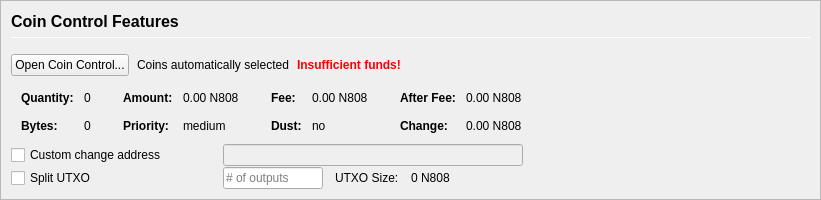
         <widget class="QFrame" name="frameCoinControl">
          <property name="sizePolicy">
           <sizepolicy hsizetype="Expanding" vsizetype="Expanding">
            <horstretch>0</horstretch>
            <verstretch>0</verstretch>
           </sizepolicy>
          </property>
          <property name="maximumSize">
           <size>
            <width>16777215</width>
            <height>16777215</height>
           </size>
          </property>
          <property name="frameShape">
           <enum>QFrame::StyledPanel</enum>
          </property>
          <property name="frameShadow">
           <enum>QFrame::Sunken</enum>
          </property>
          <layout class="QVBoxLayout" name="verticalLayoutCoinControl2">
           <property name="spacing">
            <number>0</number>
           </property>
           <property name="leftMargin">
            <number>0</number>
           </property>
           <property name="topMargin">
            <number>0</number>
           </property>
           <property name="rightMargin">
            <number>0</number>
           </property>
           <property name="bottomMargin">
            <number>0</number>
           </property>
           <item>
            <widget class="QFrame" name="frameCoinControl_BG">
             <layout class="QVBoxLayout" name="verticalLayoutCoinControl" stretch="0,0,0,0,0,0">
              <property name="spacing">
               <number>1</number>
              </property>
              <property name="leftMargin">
               <number>10</number>
              </property>
              <property name="topMargin">
               <number>10</number>
              </property>
              <item>
               <layout class="QHBoxLayout" name="horizontalLayoutCoinControl1">
                <property name="bottomMargin">
                 <number>15</number>
                </property>
                <item>
                 <layout class="QVBoxLayout" name="verticalLayout_3">
                  <property name="spacing">
                   <number>6</number>
                  </property>
                  <item>
                   <widget class="QLabel" name="labelCoinControlFeatures">
                    <property name="sizePolicy">
                     <sizepolicy hsizetype="Preferred" vsizetype="Maximum">
                      <horstretch>0</horstretch>
                      <verstretch>0</verstretch>
                     </sizepolicy>
                    </property>
                    <property name="minimumSize">
                     <size>
                      <width>0</width>
                      <height>20</height>
                     </size>
                    </property>
                    <property name="font">
                     <font>
                      <pointsize>12</pointsize>
                      <weight>75</weight>
                      <bold>true</bold>
                     </font>
                    </property>
                    <property name="styleSheet">
                     <string notr="true">font-weight:bold;</string>
                    </property>
                    <property name="text">
                     <string>Coin Control Features</string>
                    </property>
                   </widget>
                  </item>
                  <item>
                   <widget class="Line" name="line">
                    <property name="minimumSize">
                     <size>
                      <width>0</width>
                      <height>1</height>
                     </size>
                    </property>
                    <property name="maximumSize">
                     <size>
                      <width>16777215</width>
                      <height>1</height>
                     </size>
                    </property>
                    <property name="orientation">
                     <enum>Qt::Horizontal</enum>
                    </property>
                   </widget>
                  </item>
                 </layout>
                </item>
               </layout>
              </item>
              <item>
               <layout class="QHBoxLayout" name="horizontalLayoutCoinControl2" stretch="0,0,0,0">
                <property name="spacing">
                 <number>8</number>
                </property>
                <property name="bottomMargin">
                 <number>10</number>
                </property>
                <item>
                 <widget class="QPushButton" name="pushButtonCoinControl">
                  <property name="styleSheet">
                   <string notr="true"/>
                  </property>
                  <property name="text">
                   <string>Open Coin Control...</string>
                  </property>
                  <property name="autoDefault">
                   <bool>false</bool>
                  </property>
                 </widget>
                </item>
                <item>
                 <widget class="QLabel" name="labelCoinControlAutomaticallySelected">
                  <property name="text">
                   <string>Coins automatically selected</string>
                  </property>
                  <property name="margin">
                   <number>5</number>
                  </property>
                 </widget>
                </item>
                <item>
                 <widget class="QLabel" name="labelCoinControlInsuffFunds">
                  <property name="font">
                   <font>
                    <weight>75</weight>
                    <bold>true</bold>
                   </font>
                  </property>
                  <property name="styleSheet">
                   <string notr="true">color:red;font-weight:bold;</string>
                  </property>
                  <property name="text">
                   <string>Insufficient funds!</string>
                  </property>
                  <property name="margin">
                   <number>5</number>
                  </property>
                 </widget>
                </item>
                <item>
                 <spacer name="horizontalSpacerCoinControl">
                  <property name="orientation">
                   <enum>Qt::Horizontal</enum>
                  </property>
                  <property name="sizeHint" stdset="0">
                   <size>
                    <width>40</width>
                    <height>1</height>
                   </size>
                  </property>
                 </spacer>
                </item>
               </layout>
              </item>
              <item>
               <widget class="QWidget" name="widgetCoinControl" native="true">
                <property name="sizePolicy">
                 <sizepolicy hsizetype="Preferred" vsizetype="Preferred">
                  <horstretch>0</horstretch>
                  <verstretch>0</verstretch>
                 </sizepolicy>
                </property>
                <property name="minimumSize">
                 <size>
                  <width>0</width>
                  <height>0</height>
                 </size>
                </property>
                <property name="styleSheet">
                 <string notr="true"/>
                </property>
                <layout class="QHBoxLayout" name="horizontalLayoutCoinControl5">
                 <property name="leftMargin">
                  <number>0</number>
                 </property>
                 <property name="topMargin">
                  <number>0</number>
                 </property>
                 <property name="rightMargin">
                  <number>0</number>
                 </property>
                 <property name="bottomMargin">
                  <number>0</number>
                 </property>
                 <item>
                  <layout class="QHBoxLayout" name="horizontalLayoutCoinControl3" stretch="0,0,0,1">
                   <property name="spacing">
                    <number>20</number>
                   </property>
                   <property name="topMargin">
                    <number>0</number>
                   </property>
                   <property name="bottomMargin">
                    <number>10</number>
                   </property>
                   <item>
                    <layout class="QFormLayout" name="formLayoutCoinControl1">
                     <property name="horizontalSpacing">
                      <number>10</number>
                     </property>
                     <property name="verticalSpacing">
                      <number>14</number>
                     </property>
                     <property name="leftMargin">
                      <number>10</number>
                     </property>
                     <property name="topMargin">
                      <number>4</number>
                     </property>
                     <property name="rightMargin">
                      <number>6</number>
                     </property>
                     <item row="0" column="0">
                      <widget class="QLabel" name="labelCoinControlQuantityText">
                       <property name="font">
                        <font>
                         <weight>75</weight>
                         <bold>true</bold>
                        </font>
                       </property>
                       <property name="text">
                        <string>Quantity:</string>
                       </property>
                       <property name="margin">
                        <number>0</number>
                       </property>
                      </widget>
                     </item>
                     <item row="0" column="1">
                      <widget class="QLabel" name="labelCoinControlQuantity">
                       <property name="cursor">
                        <cursorShape>IBeamCursor</cursorShape>
                       </property>
                       <property name="contextMenuPolicy">
                        <enum>Qt::ActionsContextMenu</enum>
                       </property>
                       <property name="text">
                        <string notr="true">0</string>
                       </property>
                       <property name="margin">
                        <number>0</number>
                       </property>
                       <property name="textInteractionFlags">
                        <set>Qt::LinksAccessibleByMouse|Qt::TextSelectableByKeyboard|Qt::TextSelectableByMouse</set>
                       </property>
                      </widget>
                     </item>
                     <item row="1" column="0">
                      <widget class="QLabel" name="labelCoinControlBytesText">
                       <property name="font">
                        <font>
                         <weight>75</weight>
                         <bold>true</bold>
                        </font>
                       </property>
                       <property name="text">
                        <string>Bytes:</string>
                       </property>
                      </widget>
                     </item>
                     <item row="1" column="1">
                      <widget class="QLabel" name="labelCoinControlBytes">
                       <property name="cursor">
                        <cursorShape>IBeamCursor</cursorShape>
                       </property>
                       <property name="contextMenuPolicy">
                        <enum>Qt::ActionsContextMenu</enum>
                       </property>
                       <property name="text">
                        <string notr="true">0</string>
                       </property>
                       <property name="textInteractionFlags">
                        <set>Qt::LinksAccessibleByMouse|Qt::TextSelectableByKeyboard|Qt::TextSelectableByMouse</set>
                       </property>
                      </widget>
                     </item>
                    </layout>
                   </item>
                   <item>
                    <layout class="QFormLayout" name="formLayoutCoinControl2">
                     <property name="horizontalSpacing">
                      <number>10</number>
                     </property>
                     <property name="verticalSpacing">
                      <number>14</number>
                     </property>
                     <property name="leftMargin">
                      <number>6</number>
                     </property>
                     <property name="topMargin">
                      <number>4</number>
                     </property>
                     <property name="rightMargin">
                      <number>6</number>
                     </property>
                     <item row="0" column="0">
                      <widget class="QLabel" name="labelCoinControlAmountText">
                       <property name="font">
                        <font>
                         <weight>75</weight>
                         <bold>true</bold>
                        </font>
                       </property>
                       <property name="text">
                        <string>Amount:</string>
                       </property>
                       <property name="margin">
                        <number>0</number>
                       </property>
                      </widget>
                     </item>
                     <item row="0" column="1">
                      <widget class="QLabel" name="labelCoinControlAmount">
                       <property name="cursor">
                        <cursorShape>IBeamCursor</cursorShape>
                       </property>
                       <property name="contextMenuPolicy">
                        <enum>Qt::ActionsContextMenu</enum>
                       </property>
                       <property name="text">
                        <string notr="true">0.00 N808</string>
                       </property>
                       <property name="textInteractionFlags">
                        <set>Qt::LinksAccessibleByMouse|Qt::TextSelectableByKeyboard|Qt::TextSelectableByMouse</set>
                       </property>
                      </widget>
                     </item>
                     <item row="1" column="0">
                      <widget class="QLabel" name="labelCoinControlPriorityText">
                       <property name="font">
                        <font>
                         <weight>75</weight>
                         <bold>true</bold>
                        </font>
                       </property>
                       <property name="text">
                        <string>Priority:</string>
                       </property>
                      </widget>
                     </item>
                     <item row="1" column="1">
                      <widget class="QLabel" name="labelCoinControlPriority">
                       <property name="cursor">
                        <cursorShape>IBeamCursor</cursorShape>
                       </property>
                       <property name="contextMenuPolicy">
                        <enum>Qt::ActionsContextMenu</enum>
                       </property>
                       <property name="text">
                        <string>medium</string>
                       </property>
                       <property name="textInteractionFlags">
                        <set>Qt::LinksAccessibleByMouse|Qt::TextSelectableByKeyboard|Qt::TextSelectableByMouse</set>
                       </property>
                      </widget>
                     </item>
                    </layout>
                   </item>
                   <item>
                    <layout class="QFormLayout" name="formLayoutCoinControl3">
                     <property name="horizontalSpacing">
                      <number>10</number>
                     </property>
                     <property name="verticalSpacing">
                      <number>14</number>
                     </property>
                     <property name="leftMargin">
                      <number>6</number>
                     </property>
                     <property name="topMargin">
                      <number>4</number>
                     </property>
                     <property name="rightMargin">
                      <number>6</number>
                     </property>
                     <item row="0" column="0">
                      <widget class="QLabel" name="labelCoinControlFeeText">
                       <property name="font">
                        <font>
                         <weight>75</weight>
                         <bold>true</bold>
                        </font>
                       </property>
                       <property name="text">
                        <string>Fee:</string>
                       </property>
                       <property name="margin">
                        <number>0</number>
                       </property>
                      </widget>
                     </item>
                     <item row="0" column="1">
                      <widget class="QLabel" name="labelCoinControlFee">
                       <property name="cursor">
                        <cursorShape>IBeamCursor</cursorShape>
                       </property>
                       <property name="contextMenuPolicy">
                        <enum>Qt::ActionsContextMenu</enum>
                       </property>
                       <property name="text">
                        <string notr="true">0.00 N808</string>
                       </property>
                       <property name="textInteractionFlags">
                        <set>Qt::LinksAccessibleByMouse|Qt::TextSelectableByKeyboard|Qt::TextSelectableByMouse</set>
                       </property>
                      </widget>
                     </item>
                     <item row="1" column="0">
                      <widget class="QLabel" name="labelCoinControlLowOutputText">
                       <property name="font">
                        <font>
                         <weight>75</weight>
                         <bold>true</bold>
                        </font>
                       </property>
                       <property name="text">
                        <string>Dust:</string>
                       </property>
                      </widget>
                     </item>
                     <item row="1" column="1">
                      <widget class="QLabel" name="labelCoinControlLowOutput">
                       <property name="cursor">
                        <cursorShape>IBeamCursor</cursorShape>
                       </property>
                       <property name="contextMenuPolicy">
                        <enum>Qt::ActionsContextMenu</enum>
                       </property>
                       <property name="text">
                        <string>no</string>
                       </property>
                       <property name="textInteractionFlags">
                        <set>Qt::LinksAccessibleByMouse|Qt::TextSelectableByKeyboard|Qt::TextSelectableByMouse</set>
                       </property>
                      </widget>
                     </item>
                    </layout>
                   </item>
                   <item>
                    <layout class="QFormLayout" name="formLayoutCoinControl4">
                     <property name="horizontalSpacing">
                      <number>10</number>
                     </property>
                     <property name="verticalSpacing">
                      <number>14</number>
                     </property>
                     <property name="leftMargin">
                      <number>6</number>
                     </property>
                     <property name="topMargin">
                      <number>4</number>
                     </property>
                     <property name="rightMargin">
                      <number>6</number>
                     </property>
                     <item row="0" column="0">
                      <widget class="QLabel" name="labelCoinControlAfterFeeText">
                       <property name="font">
                        <font>
                         <weight>75</weight>
                         <bold>true</bold>
                        </font>
                       </property>
                       <property name="text">
                        <string>After Fee:</string>
                       </property>
                       <property name="margin">
                        <number>0</number>
                       </property>
                      </widget>
                     </item>
                     <item row="0" column="1">
                      <widget class="QLabel" name="labelCoinControlAfterFee">
                       <property name="cursor">
                        <cursorShape>IBeamCursor</cursorShape>
                       </property>
                       <property name="contextMenuPolicy">
                        <enum>Qt::ActionsContextMenu</enum>
                       </property>
                       <property name="text">
                        <string notr="true">0.00 N808</string>
                       </property>
                       <property name="textInteractionFlags">
                        <set>Qt::LinksAccessibleByMouse|Qt::TextSelectableByKeyboard|Qt::TextSelectableByMouse</set>
                       </property>
                      </widget>
                     </item>
                     <item row="1" column="0">
                      <widget class="QLabel" name="labelCoinControlChangeText">
                       <property name="font">
                        <font>
                         <weight>75</weight>
                         <bold>true</bold>
                        </font>
                       </property>
                       <property name="text">
                        <string>Change:</string>
                       </property>
                      </widget>
                     </item>
                     <item row="1" column="1">
                      <widget class="QLabel" name="labelCoinControlChange">
                       <property name="cursor">
                        <cursorShape>IBeamCursor</cursorShape>
                       </property>
                       <property name="contextMenuPolicy">
                        <enum>Qt::ActionsContextMenu</enum>
                       </property>
                       <property name="text">
                        <string notr="true">0.00 N808</string>
                       </property>
                       <property name="textInteractionFlags">
                        <set>Qt::LinksAccessibleByMouse|Qt::TextSelectableByKeyboard|Qt::TextSelectableByMouse</set>
                       </property>
                      </widget>
                     </item>
                    </layout>
                   </item>
                  </layout>
                 </item>
                </layout>
               </widget>
              </item>
              <item>
               <layout class="QHBoxLayout" name="horizontalLayoutCoinControl4">
                <property name="spacing">
                 <number>12</number>
                </property>
                <property name="sizeConstraint">
                 <enum>QLayout::SetDefaultConstraint</enum>
                </property>
                <property name="topMargin">
                 <number>0</number>
                </property>
                <property name="rightMargin">
                 <number>0</number>
                </property>
                <item>
                 <widget class="QCheckBox" name="checkBoxCoinControlChange">
                  <property name="sizePolicy">
                   <sizepolicy hsizetype="Preferred" vsizetype="Preferred">
                    <horstretch>0</horstretch>
                    <verstretch>0</verstretch>
                   </sizepolicy>
                  </property>
                  <property name="minimumSize">
                   <size>
                    <width>200</width>
                    <height>0</height>
                   </size>
                  </property>
                  <property name="maximumSize">
                   <size>
                    <width>200</width>
                    <height>16777215</height>
                   </size>
                  </property>
                  <property name="toolTip">
                   <string>If this is activated, but the change address is empty or invalid, change will be sent to a newly generated address.</string>
                  </property>
                  <property name="text">
                   <string>Custom change address</string>
                  </property>
                 </widget>
                </item>
                <item>
                 <widget class="QValidatedLineEdit" name="lineEditCoinControlChange">
                  <property name="enabled">
                   <bool>false</bool>
                  </property>
                  <property name="sizePolicy">
                   <sizepolicy hsizetype="Preferred" vsizetype="Preferred">
                    <horstretch>0</horstretch>
                    <verstretch>0</verstretch>
                   </sizepolicy>
                  </property>
                  <property name="minimumSize">
                   <size>
                    <width>300</width>
                    <height>0</height>
                   </size>
                  </property>
                 </widget>
                </item>
                <item>
                 <widget class="QLabel" name="labelCoinControlChangeLabel">
                  <property name="sizePolicy">
                   <sizepolicy hsizetype="Preferred" vsizetype="Preferred">
                    <horstretch>0</horstretch>
                    <verstretch>0</verstretch>
                   </sizepolicy>
                  </property>
                  <property name="minimumSize">
                   <size>
                    <width>100</width>
                    <height>0</height>
                   </size>
                  </property>
                  <property name="text">
                   <string/>
                  </property>
                  <property name="margin">
                   <number>3</number>
                  </property>
                 </widget>
                </item>
               </layout>
              </item>
              <item>
               <layout class="QHBoxLayout" name="horizontalLayoutCoinControl6">
                <property name="spacing">
                 <number>12</number>
                </property>
                <property name="rightMargin">
                 <number>0</number>
                </property>
                <item>
                 <widget class="QCheckBox" name="splitBlockCheckBox">
                  <property name="sizePolicy">
                   <sizepolicy hsizetype="Preferred" vsizetype="Preferred">
                    <horstretch>0</horstretch>
                    <verstretch>0</verstretch>
                   </sizepolicy>
                  </property>
                  <property name="minimumSize">
                   <size>
                    <width>200</width>
                    <height>0</height>
                   </size>
                  </property>
                  <property name="maximumSize">
                   <size>
                    <width>200</width>
                    <height>16777215</height>
                   </size>
                  </property>
                  <property name="text">
                   <string>Split UTXO</string>
                  </property>
                 </widget>
                </item>
                <item>
                 <widget class="QLineEdit" name="splitBlockLineEdit">
                  <property name="sizePolicy">
                   <sizepolicy hsizetype="Preferred" vsizetype="Preferred">
                    <horstretch>50</horstretch>
                    <verstretch>0</verstretch>
                   </sizepolicy>
                  </property>
                  <property name="minimumSize">
                   <size>
                    <width>100</width>
                    <height>0</height>
                   </size>
                  </property>
                  <property name="maximumSize">
                   <size>
                    <width>100</width>
                    <height>16777215</height>
                   </size>
                  </property>
                  <property name="placeholderText">
                   <string># of outputs</string>
                  </property>
                 </widget>
                </item>
                <item>
                 <widget class="QLabel" name="labelBlockSizeText">
                  <property name="text">
                   <string>UTXO Size:</string>
                  </property>
                 </widget>
                </item>
                <item>
                 <widget class="QLabel" name="labelBlockSize">
                  <property name="text">
                   <string>0 N808</string>
                  </property>
                 </widget>
                </item>
                <item>
                 <spacer name="horizontalSpacer_7">
                  <property name="orientation">
                   <enum>Qt::Horizontal</enum>
                  </property>
                  <property name="sizeHint" stdset="0">
                   <size>
                    <width>40</width>
                    <height>20</height>
                   </size>
                  </property>
                 </spacer>
                </item>
               </layout>
              </item>
              <item>
               <spacer name="verticalSpacerCoinControl">
                <property name="orientation">
                 <enum>Qt::Vertical</enum>
                </property>
                <property name="sizeHint" stdset="0">
                 <size>
                  <width>800</width>
                  <height>1</height>
                 </size>
                </property>
               </spacer>
              </item>
             </layout>
            </widget>
           </item>
          </layout>
         </widget>
